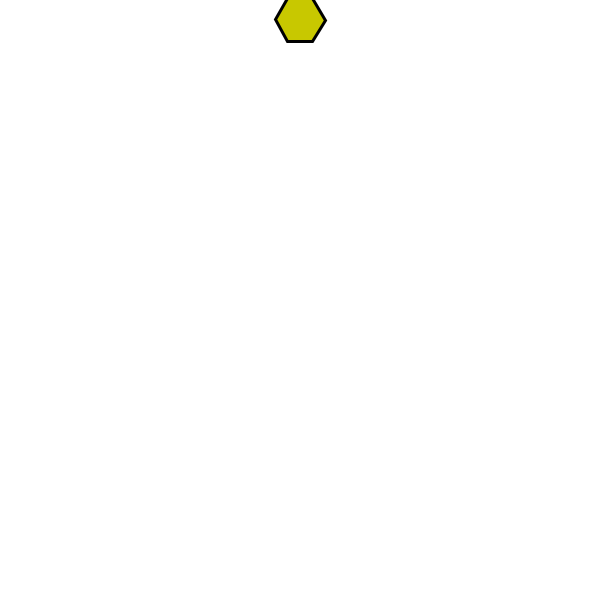
Frame 1 (no input)
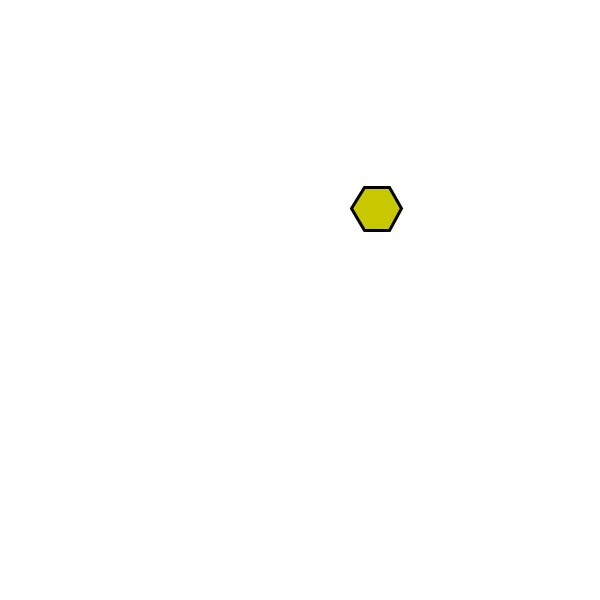
Frame 60 (the mouse pressed at the canvas centre just before this capture)
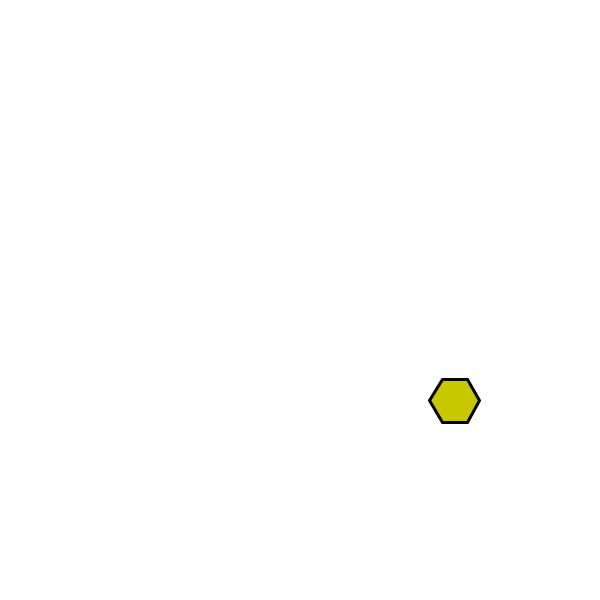
Frame 120 (the mouse held since frame 60 and released just before this capture)

The Processing sketch that drew these frames (run headless with seeded random() and noise(); from frame 60 on, the mouse is pressed at the canvas centre):

// Processing sketch: particle_example
// ── particle_example.pde
float x, y;
float radius = 20;
float speedX, speedY;

void setup() {
  size(600, 600);
  x = width/2;
  y = 20;
  speedX = 1.3;
  speedY = 3.2;
}

void draw() {
  background(255);
  drawPoly(25, 6, 3, color(200, 200, 0));
  moveParticle();
  checkCollisions();
}
// ── checkCollisions.pde
void checkCollisions(){
  if ((x > width - radius) || (x < radius)) {
    speedX = speedX * -1;
  }
  
  if ((y > height - radius) || (y < radius)) {
    speedY = speedY * -1;
  }
}
// ── drawPoly.pde
void drawPoly(float radius, int sides, float strokeWt, color fillCol) {
  float theta = 0, x2 = 0, y2 = 0;
  strokeWeight(strokeWt);
  float rotAmount = TWO_PI/sides;
  fill(fillCol);

  beginShape();
  for (int i = 1; i <= sides; i++) {
    x2 = x + cos(theta) * radius;
    y2 = y + sin(theta) * radius;
    vertex(x2, y2);
    theta += rotAmount;
  }
    endShape(CLOSE);
  }
// ── moveParticle.pde
void moveParticle() {
  x += speedX;
  y += speedY;
}
